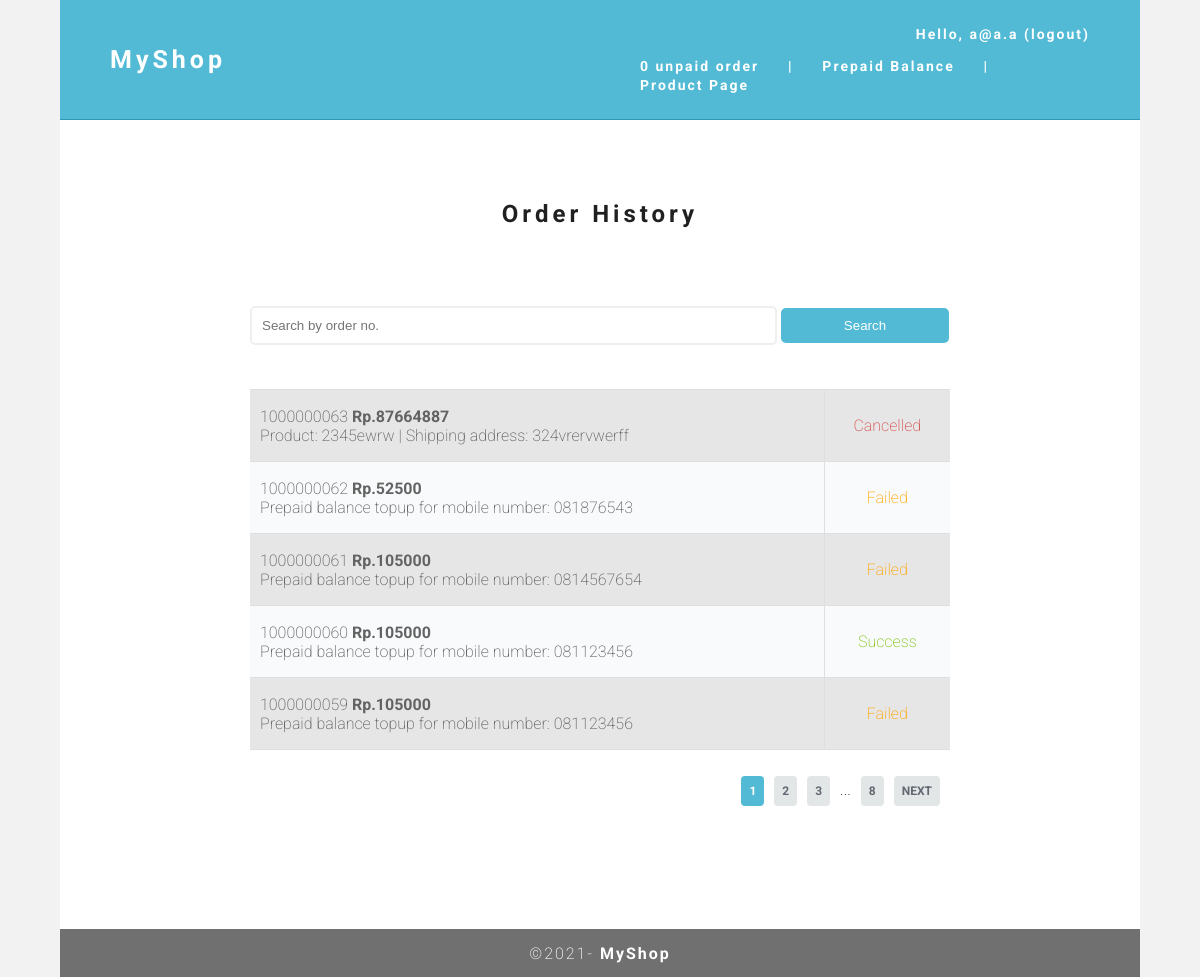
The page /order_history.php (signed in) on the database its author committed.
### tables this page shows
CREATE TABLE `order_status` (
  `order_id` int(10) NOT NULL,
  `order_placed_time` datetime NOT NULL,
  `payment_due_time` datetime NOT NULL,
  `order_paid_time` datetime DEFAULT NULL,
  `order_status` text NOT NULL,
  `shipping_code` text DEFAULT NULL,
  `customer_id` int(11) NOT NULL,
  `order_product_id` int(11) DEFAULT NULL,
  `order_topup_id` int(11) DEFAULT NULL
);

CREATE TABLE `order_product` (
  `order_product_id` int(10) NOT NULL,
  `product` varchar(150) NOT NULL,
  `product_price` int(11) NOT NULL,
  `shipping_address` varchar(150) NOT NULL
);

CREATE TABLE `order_topup` (
  `order_topup_id` int(10) NOT NULL,
  `mobile_no` varchar(12) NOT NULL,
  `balance_value` int(11) NOT NULL
);

### include/function.inc.php (called while the page is built, shortened)
<?php
function find_topup_order($conn, $order_topup_id) {
    $sql = "SELECT * FROM order_topup WHERE order_topup_id = ?;";
    $stmt = mysqli_stmt_init($conn);
    if (!mysqli_stmt_prepare($stmt, $sql)) {
        header ("location: ../topup_order.php?error=stmt_failed");
        exit();
    }
    else {
        mysqli_stmt_bind_param($stmt, "i", $order_topup_id);
        mysqli_stmt_execute($stmt);
        $result_data = mysqli_stmt_get_result($stmt);
        if ($row = mysqli_fetch_assoc($result_data)) {
            return $row;
        }
        else {
            mysqli_stmt_close($stmt);
            $result = false;
            return $result;
        }
    }
}
function find_product_order($conn, $order_product_id) {
    $sql = "SELECT * FROM order_product WHERE order_product_id = ?;";
    $stmt = mysqli_stmt_init($conn);
    if (!mysqli_stmt_prepare($stmt, $sql)) {
        header ("location: ../topup_order.php?error=stmt_failed");
        exit();
    }
    else {
        mysqli_stmt_bind_param($stmt, "i", $order_product_id);
        mysqli_stmt_execute($stmt);
        $result_data = mysqli_stmt_get_result($stmt);
        if ($row = mysqli_fetch_assoc($result_data)) {
            return $row;
        }
        else {
            mysqli_stmt_close($stmt);
            $result = false;
            return $result;
        }
    }
}
                ?>
                <?php
function count_unpaid_order($conn, $id) {
    $sql = "SELECT * FROM order_status WHERE customer_id = ?;";
    $stmt = mysqli_stmt_init($conn);
    if (!mysqli_stmt_prepare($stmt, $sql)) {
        header ("location: ../pay_order.php?error=stmt_failed");
        exit();
    }
    else {
        mysqli_stmt_bind_param($stmt, "i", $id);
        mysqli_stmt_execute($stmt);
        $result_data = mysqli_stmt_get_result($stmt);
        $unpaid_order = 0;
        while ($row = mysqli_fetch_assoc($result_data)) {
            $data[] = $row;
        }
        if (!isset($data)) {
            return $unpaid_order;
            exit();
        }
        else {
            return $unpaid_order;
        }
    }
}
function get_order($conn, $id, $page, $num_result_on_page) {
    $sql = "SELECT * FROM order_status WHERE customer_id = ? ORDER BY order_placed_time DESC LIMIT ?,?;";
    $stmt = mysqli_stmt_init($conn);
    if (!mysqli_stmt_prepare($stmt, $sql)) {
        header ("location: ../order_history.php?error=stmt_failed3");
        exit();
    }
    else {
	    $calculate_page = ($page - 1) * $num_result_on_page;
        mysqli_stmt_bind_param($stmt, "iii", $id, $calculate_page, $num_result_on_page);
        mysqli_stmt_execute($stmt);
        $result_data = mysqli_stmt_get_result($stmt);
        while ($row = mysqli_fetch_assoc($result_data)) {
            $data[] = $row;
        }
        return $data;
    }
}
function count_order($conn, $id) {
    $sql = "SELECT * FROM order_status WHERE customer_id = ?;";
    $stmt = mysqli_stmt_init($conn);
    if (!mysqli_stmt_prepare($stmt, $sql)) {
        header ("location: ../order_history.php?error=stmt_failed");
        exit();
    }
    else {
        mysqli_stmt_bind_param($stmt, "i", $id);
        mysqli_stmt_execute($stmt);
        $result_data = mysqli_stmt_get_result($stmt);
        $count_order = mysqli_num_rows($result_data);
        return $count_order;
    }
}

### include/header.inc.php (called while the page is built)
<?php
require_once 'dbh.inc.php';
require_once 'function.inc.php';
if (isset($_SESSION["id"])) {
    $count_unpaid_order = count_unpaid_order($conn, $_SESSION['id']);
}

### include/order_history.inc.php (the view, shortened to what this page needs)
<?php
require_once 'dbh.inc.php';
require_once 'function.inc.php';
$id = $_SESSION['id'];
$page = isset($_GET['page']) && is_numeric($_GET['page']) ? $_GET['page'] : 1;
$num_result_on_page = 5;
if (isset($_GET['search'])) {
    if (isset($_GET['error']) && $_GET['error'] === 'no_result') {
        echo "<p class='error'>No order found!</p>";
    }
    if (empty($_GET['search'])) {
        header('location:order_history.php');
        exit();
    }
    $checked_keyword = invalid_search_order($_GET['search']);
    if ($checked_keyword == false) {
        header('location:order_history.php?error=invalid_search');
        exit();
    }
    else {
        $keyword = "%{$checked_keyword}%";
        $count_order = count_search($conn, $id, $keyword);
        if ($count_order > 0) {
            $get_order = search_order($conn, $id, $keyword, $page, $num_result_on_page);
        }
        else {
            $get_order = false;
        }
    }
}
else {
    if (isset($_GET['error']) && $_GET['error'] === 'no_result') {
        echo "<p class='error'>No order found!</p>";
    }
    else {
        $count_order = count_order($conn, $id);
        if ($count_order > 0) {
            $get_order = get_order($conn, $id, $page, $num_result_on_page);
        }
        else {
            header("location:order_history.php?error=no_result");
            exit();
        }
    }
}
if (isset($_GET['error']) && $_GET['error'] === 'invalid_search') {
    echo "<p class='error'>Invalid input! Numbers only.</p>";
}
else if (!isset($_GET['error'])) {
    if ($get_order == false){
        header("location:order_history.php?search=" . $_GET['search'] . "&error=no_result");
    }
    else {
        echo "<table class='table-history'>";
        foreach ($get_order as $row) {
            echo "<tr>";
            $status = $row["order_status"];
            $order_id = $row["order_id"];
            $shipping_code = $row["shipping_code"];
            if ($row["order_product_id"] != null) {
                $last_product = find_product_order($conn, $row["order_product_id"]);
                if ($last_product === false) {
                    header("location:order_history.php?error=cannot_find_order2");
                    die();
                }
                else {
                    $product = $last_product["product"];
                    $product_price = $last_product["product_price"];
                    $shipping_address = $last_product["shipping_address"];
                    echo "<td class='order-info'>" . $order_id . "\n<span class='price'>Rp." . $product_price . "</span></br>";
                    echo "Product: " . $product . "\n| Shipping address: " . $shipping_address . "</td>";
                }
            }
            else if ($row["order_topup_id"] != null) {
                $last_topup = find_topup_order($conn, $row["order_topup_id"]);
                if ($last_topup === false){
                    header("location:order_history.php?error=cannot_find_order3");
                    die();
                }
                else {
                    $mobile_no = $last_topup["mobile_no"];
                    $balance_value = $last_topup["balance_value"];
                    echo "<td class='order-info'>" . $order_id . "\n<span class='price'>Rp." . $balance_value . "</span></br>";
                    echo "Prepaid balance topup for mobile number: " . $mobile_no . "</td>";
                }
            }
            if ($status === "cancelled") {
                echo "<td><p class='cancelled'>Cancelled</p></td>";
            }
            else if ($status === "failed") {
                echo "<td><p class='failed'>Failed</td></p>";
            }
            else if ($status === "unpaid") {
                echo "<td><form action='pay_order.php?order_id=" . $order_id . "' method='post'>
                    <input class='pay-button' type='submit' value='Pay now' name='submit'>
                    </form></td>";
            }
            else if ($status === "paid" && (!empty($shipping_code))) {
                echo "<td><p>Shipping code: <span class='code'> " . $shipping_code . " </span></p></td>";
            }
            else {
                echo "<td><p class='success'>Success</p></td>";
            }
            echo "</tr>";
        }
        echo "</table>";
        if (ceil($count_order / $num_result_on_page) > 0){
            echo "<ul class='pagination'>";
            if (isset($_GET['search'])) {
                echo "<li class='currentpage'><a href='order_history.php?search=" . $_GET['search'] . "&page=" . $page . "'>" . $page . "</a></li>";
            }
            else {
                echo "<li class='currentpage'><a href='order_history.php?page=" . $page . "'>" . $page . "</a></li>";
            }
            if ($page + 1 < ceil($count_order / $num_result_on_page) + 1 && isset($_GET['search'])) {
                echo "<li class='page'><a href='order_history.php?search=" . $_GET['search'] . "&page=" . $page + 1 . "'>" . $page + 1 . "</a></li>";
            }
            else if ($page + 1 < ceil($count_order / $num_result_on_page) + 1) {
                echo "<li class='page'><a href='order_history.php?page=" . $page + 1 . "'>" . $page + 1 . "</a></li>";
            }
            if ($page + 2 < ceil($count_order / $num_result_on_page) + 1 && isset($_GET['search'])) {
                echo "<li class='page'><a href='order_history.php?search=" . $_GET['search'] . "&page=" . $page + 2 . "'>" . $page + 2 . "</a></li>";
            }
            else if ($page + 2 < ceil($count_order / $num_result_on_page) + 1) {
                echo "<li class='page'><a href='order_history.php?page=" . $page + 2 . "'>" . $page + 2 . "</a></li>";
            }
            if ($page < ceil($count_order / $num_result_on_page) - 2 && isset($_GET['search'])) {
                echo "<li class='dots'>...</li>
                    <li class='end'><a href='order_history.php?search=" . $_GET['search'] . "&page=" . ceil($count_order / $num_result_on_page) . "'>" . ceil($count_order / $num_result_on_page) . "</a></li>";
            }
            else if ($page < ceil($count_order / $num_result_on_page) - 2) {
                echo "<li class='dots'>...</li>
                    <li class='end'><a href='order_history.php?page=" . ceil($count_order / $num_result_on_page) . "'>" . ceil($count_order / $num_result_on_page) . "</a></li>";
            }
            if ($page < ceil($count_order / $num_result_on_page) && isset($_GET['search'])) {
                echo "<li class='next'><a href='order_history.php?search=" . $_GET['search'] . "&page=" . $page + 1 . "'>Next</a></li>";
            }
            else if ($page < ceil($count_order / $num_result_on_page)) {
                echo "<li class='next'><a href='order_history.php?page=" . $page + 1 . "'>Next</a></li>";
            }
            echo "</ul>";
        }
    }
}

### css/style.css (style rules this page uses)
* { box-sizing: border-box; }
body { font-family: "Roboto"; background-color: #f2f2f2; margin-top: 0px; margin-right: 0px; margin-bottom: 0px; margin-left: 0px; font-style: normal; font-weight: 200; overflow-x: hidden; }
.main-content a { font-weight: bold; color: #52BAD5; }
.table-history p { text-align: center; }
.table-history span.price { text-align: right; font-weight: bold; }
.table-history p.failed { color: orange; }
.table-history p.cancelled { color: #d55252; }
.table-history p.success { color: rgb(132, 197, 26); }
.pagination { list-style-type: none; display: flex; width: 700px; padding: 10px 0; margin: 20px auto 0; justify-content: end; }
.pagination li { padding-right: 10px; }
.pagination li a { background-color: #e2e6e6; padding: 8px; text-decoration: none; font-size: 12px; font-weight: bold; color: #616872; border-radius: 4px; }
.pagination .next a, .pagination .prev a { text-transform: uppercase; font-size: 12px; }
.pagination .currentpage a { background-color: #52BAD5; color: #fff; }
table { border-collapse: collapse; width: 700px; margin: auto; }
td, th { padding: 10px; }
td { color: #636363; border: 1px solid #dddfe1; }
tr { border-left-style: hidden; border-right-style: hidden; background-color: #f9fafb; }
tr:nth-child(odd) { background-color: #7571712c; }

### rows shown on the page
order_status: order_id "1000000063", order_product.product_price "87664887", order_product.product "2345ewrw", order_product.shipping_address "324vrervwerff", order_status "Cancelled"
order_status: order_id "1000000062", order_topup.balance_value "52500", order_topup.mobile_no "081876543", order_status "Failed"
order_status: order_id "1000000061", order_topup.balance_value "105000", order_topup.mobile_no "0814567654", order_status "Failed"
order_status: order_id "1000000060", order_topup.balance_value "105000", order_topup.mobile_no "081123456", order_status "Success"
order_status: order_id "1000000059", order_topup.balance_value "105000", order_topup.mobile_no "081123456", order_status "Failed"

### other values the page prints
$_SESSION['email'] "a@a.a"
$count_unpaid_order "0"
$page "1"
$page + 1 "2"
$page + 2 "3"
ceil($count_order / $num_result_on_page) "8"
